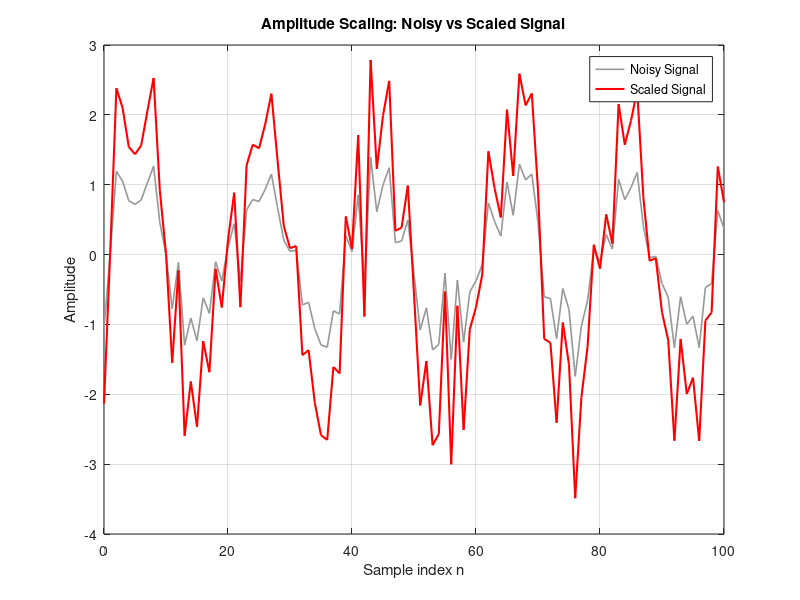
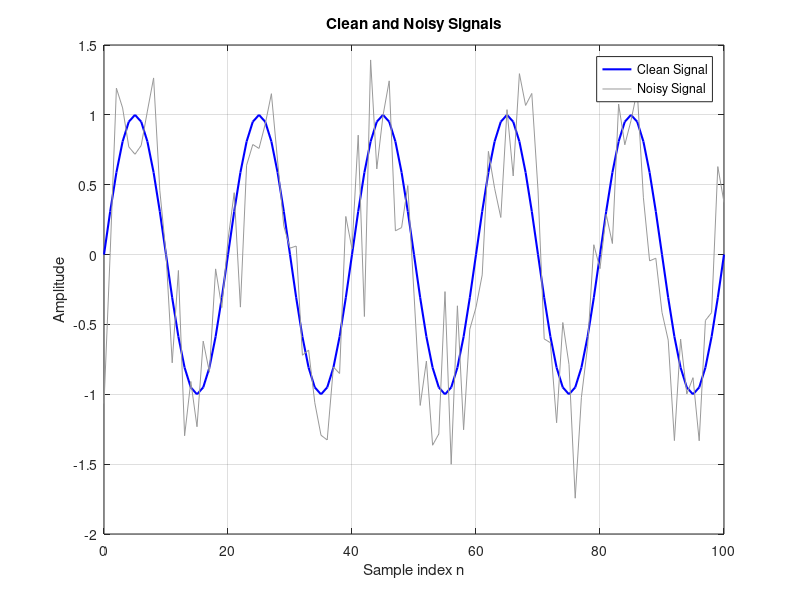
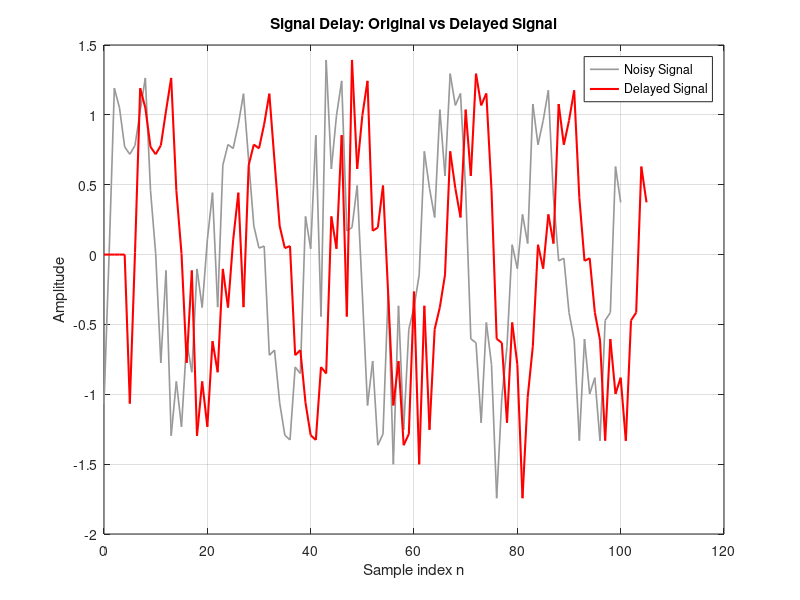
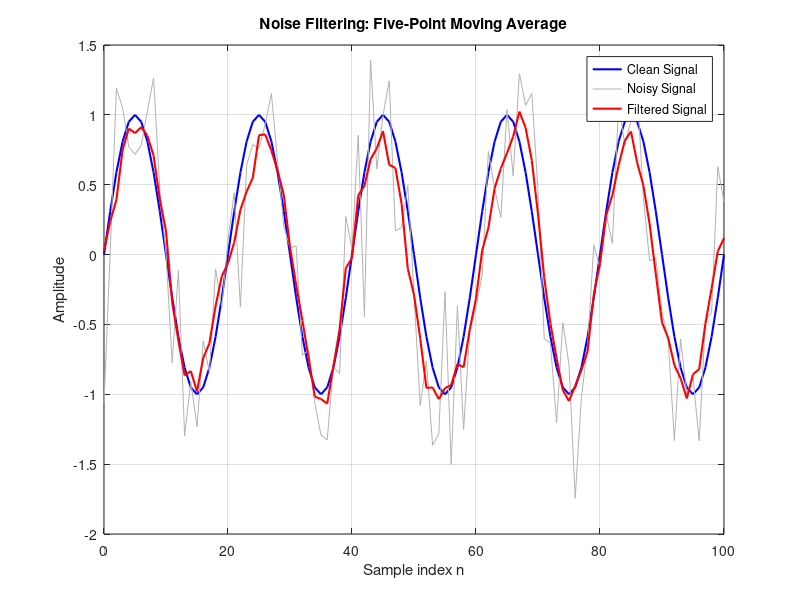

The MATLAB source for these figures, in order:
clear;
close all;
clc;

% Use the same random noise each time
rng(1);

%% Create a clean discrete-time signal

n = 0:100;
clean = sin(0.1*pi*n);

%% Add noise

noise = 0.4*randn(size(n));
measured = clean + noise;

%% Display the clean and noisy signals

figure;

plot(n,clean,'b','LineWidth',1.5);
hold on;
plot(n,measured,'Color',[0.6 0.6 0.6]);

grid on;
xlabel('Sample index n');
ylabel('Amplitude');
title('Clean and Noisy Signals');
legend('Clean Signal','Noisy Signal');

%% Task 1: Amplitude Scaling

scaled = 2 * measured;

figure;

plot(n, measured, 'Color', [0.6 0.6 0.6], 'LineWidth', 1.2);
hold on;
plot(n, scaled, 'r', 'LineWidth', 1.5);

grid on;
xlabel('Sample index n');
ylabel('Amplitude');
title('Amplitude Scaling: Noisy vs Scaled Signal');
legend('Noisy Signal', 'Scaled Signal');

saveas(gcf, 'signal_operations.png');


%% Task 2: Signal Delay

delay = 5;

delayed = [zeros(1, delay), measured];

n_measured = 0:length(measured)-1;
n_delayed = 0:length(delayed)-1;

figure;

plot(n_measured, measured, 'Color', [0.6 0.6 0.6], 'LineWidth', 1.2);
hold on;
plot(n_delayed, delayed, 'r', 'LineWidth', 1.5);

grid on;
xlabel('Sample index n');
ylabel('Amplitude');
title('Signal Delay: Original vs Delayed Signal');
legend('Noisy Signal', 'Delayed Signal');



%% Task 3: Five-Point Moving-Average Filter

h5 = ones(1,5)/5;

filtered5 = conv(measured, h5, 'same');

figure;

plot(n, clean, 'b', 'LineWidth', 1.5);
hold on;
plot(n, measured, 'Color', [0.7 0.7 0.7]);
plot(n, filtered5, 'r', 'LineWidth', 1.5);

grid on;
xlabel('Sample index n');
ylabel('Amplitude');
title('Noise Filtering: Five-Point Moving Average');
legend('Clean Signal', 'Noisy Signal', 'Filtered Signal');



%% Task 4: Compare Two Filter Lengths

h15 = ones(1,15)/15;
filtered15 = conv(measured, h15, 'same');

figure;

plot(n, clean, 'b-', 'LineWidth', 1.5);
hold on;
plot(n, measured, 'Color', [0.7 0.7 0.7], 'LineStyle', ':');
plot(n, filtered5, 'r-', 'LineWidth', 1.5);
plot(n, filtered15, 'm--', 'LineWidth', 1.5);

grid on;
xlabel('Sample index n');
ylabel('Amplitude');
title('Comparison of Moving-Average Filter Lengths');
legend('Clean Signal', 'Noisy Signal', ...
    '5-Point Filter', '15-Point Filter');
